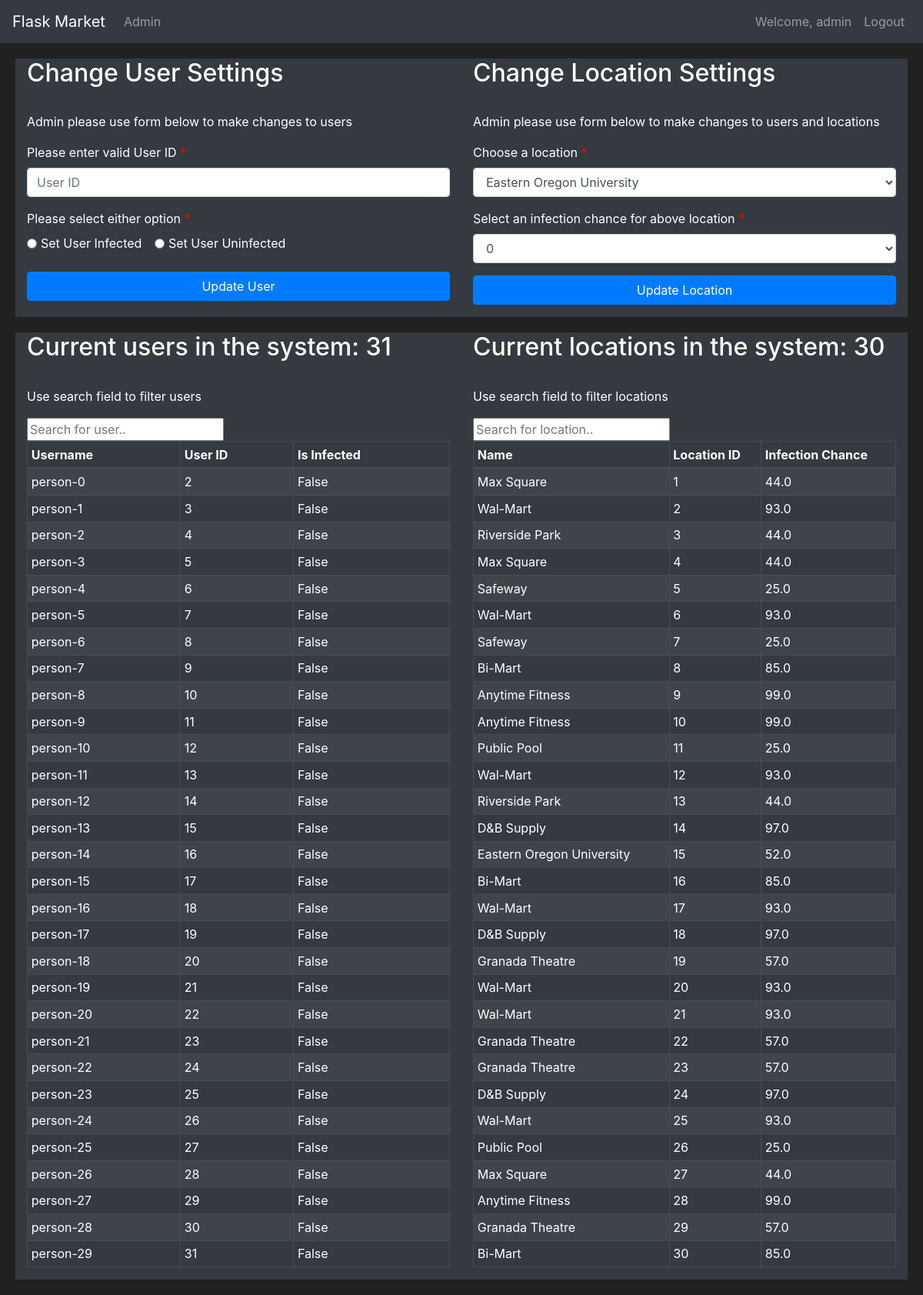
Page /admin (signed in) on the earlier database version.
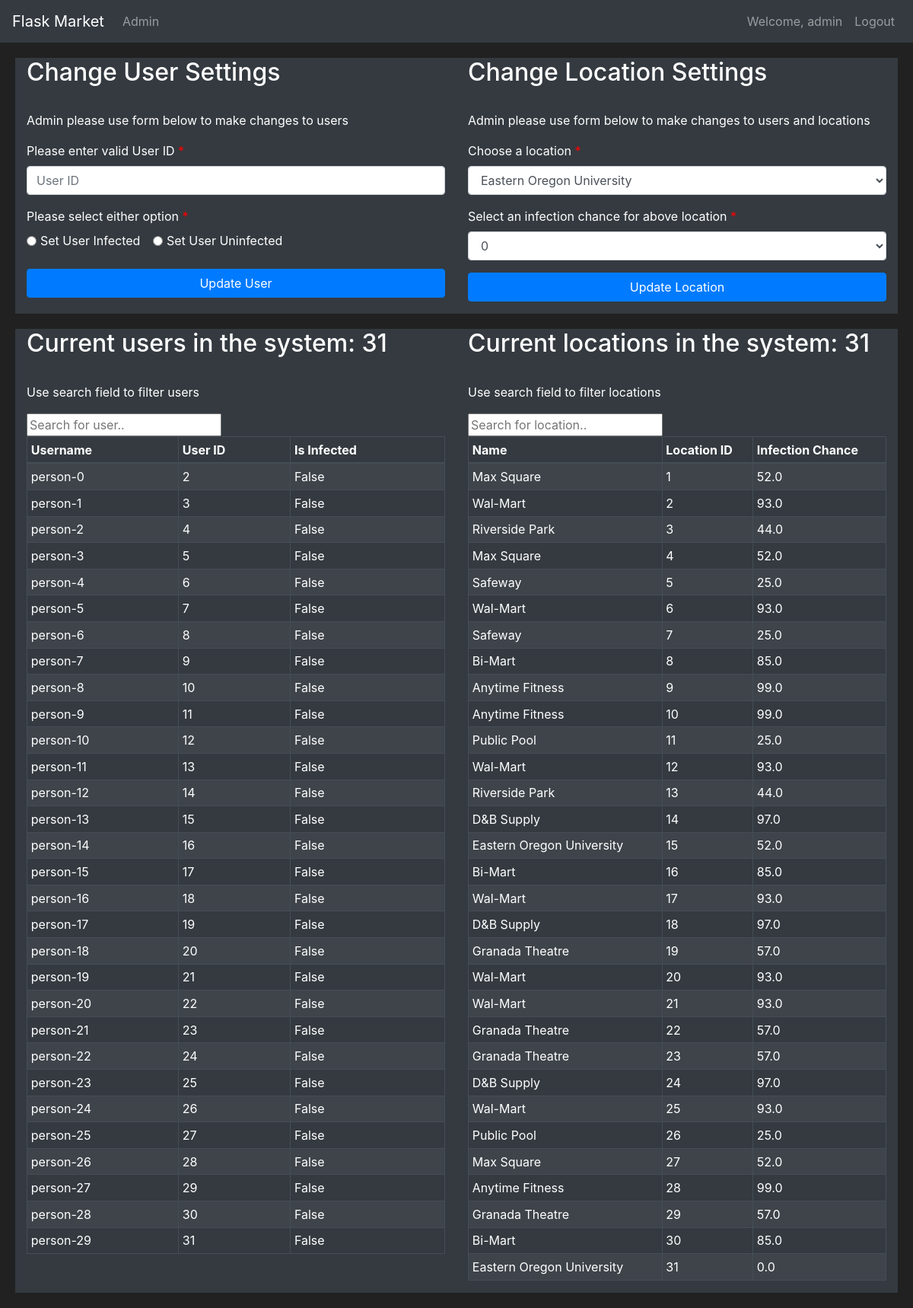
Same page on the later database version.
### tracker/models.py (models this page shows, shortened)
class User(db.Model, UserMixin):
    first = db.Column(db.String(length=30), nullable=False)
    last = db.Column(db.String(length=30), nullable=False)
    username = db.Column(db.String(length=30), nullable=False, unique=True)
    password_hash = db.Column(db.String(length=60), nullable=False)
    is_infected = db.Column(db.Boolean(), nullable=False, default=False)
    infection_chance = db.Column(db.Float(), nullable=False, default=0)
    id = db.Column(db.Integer(), primary_key=True)
    @property
    def password(self):
        return self.password

class Location(db.Model):
    id = db.Column(db.Integer(), primary_key=True)
    name = db.Column(db.String(length=30), nullable=False)
    infection = db.Column(db.Float(), nullable=False, default=0.0)
    owner = db.Column(db.Integer(), db.ForeignKey('user.id'))
    date = db.Column(db.Date(), default='2020-01-01 12:00')
    time = db.Column(db.Time(), default='00:00')

### tracker/routes.py (the view, shortened to what this page needs)
@app.route('/admin', methods=['GET', 'POST'])
@login_required
def admin_page():
    admin_form = EnterDataForm()
    if current_user.username == 'admin':
        if request.method == "GET":
            locations = Location.query.all()
            users = User.query.all()
            return render_template('admin.html', admin_form=admin_form, users=users, locations=locations)
    else:
        flash(f'The account {current_user.username} does not have adequate privileges for this page', category='danger')
        return redirect(url_for('home_page'))

### tracker/forms.py (shortened to what this page needs)
class EnterDataForm(FlaskForm):
    enter_data = SubmitField(label='Enter Data')
    update_user = SubmitField(label='Update User')
    update_location = SubmitField(label='Update Location')

### tracker/models.py (called while the page is built)
@login_manager.user_loader
def load_user(user_id):
    return User.query.get(int(user_id))

### tracker/templates/admin.html (shortened to what this page needs)
{% extends 'base.html' %}
{% block content %}
<div class="row" style="margin-top: 20px; margin-left: 20px; margin-right: 20px">
<div class="col-6 table-dark">
        <h2>Change User Settings</h2>
        <br />
        <p>Admin please use form below to make changes to users</p>
        <form method="POST">
            <label class="control-label requiredField" for="userID">
                Please enter valid User ID
                <span class="asteriskField">
                    *
                </span>
            </label>
            <div class="form-group">
                <input class="form-control" type="number" placeholder="User ID" name="userID" id="userID">
            </div>
            <label class="control-label requiredField" for="options">
                Please select either option
                <span class="asteriskField">
                </span>
            </label>
            <br>
            <div class="form-check form-check-inline">
                <input class="form-check-input" type="radio" name="options" id="inlineRadio1" value="infected">
                <label class="form-check-label" for="inlineRadio1">Set User Infected</label>
            </div>
            <div class="form-check form-check-inline">
                <input class="form-check-input" type="radio" name="options" id="inlineRadio2" value="uninfected">
                <label class="form-check-label" for="inlineRadio2">Set User Uninfected</label>
            </div>
            <br><br>
            <div class="form-group">
                <div>
                    <button class="btn btn-primary btn-block" name="submit_b" value="submit_a"> Update User </button>
                </div>
            </div>
        </form>
    </div>
    <div class="col-6 table-dark">
        <h2>Change Location Settings</h2>
        <br />
        <p>Admin please use form below to make changes to users and locations</p>
        <form method="POST">
            <label class="control-label requiredField" for="Location">
                Choose a location
                <span class="asteriskField">
                </span>
            </label>
            <div class="form-group">
                <select class="select form-control" id="Location" name="Location">
                    <option value="Eastern Oregon University"> Eastern Oregon University </option>
                </select>
            </div>
            <label class="control-label requiredField" for="locationVal">
                Select an infection chance for above location
                <span class="asteriskField">
                    *
                </span>
            </label>
            <div class="form-group">
                <select class="select form-control" id="locationVal" name="locationVal">
                    {% for i in range(101) %}
                    <option value="{{ i }}"> {{ i }} </option>
                    {% endfor %}
                </select>
            </div>
            <div class="form-group">
                <div>
                    <button class="btn btn-primary btn-block" name="submit_a" value="submit_a"> Update Location </button>
                </div>
            </div>
        </form>
    </div>
</div>
<div class="row" style="margin: 20px;">
    <div class="col-6 table-dark">
        <h2>Current users in the system: {{ users|length }}</h2>
        <br />
        <p>Use search field to filter users</p>
        <label for="userInput"></label><input type="text" id="userInput" onkeyup="searchUser()" placeholder="Search for user.." />
        <table id="userTable" class="table table-striped table-bordered table-sm table-dark">
            <thead>
                <tr>
                    <th class="th-sm">Username</th>
                    <th class="th-sm">User ID</th>
                    <th class="th-sm">Is Infected</th>
                </tr>
            </thead>
            <tbody>
                {% for user in users %}
                    {% if user.username != 'admin' %}
                        <tr>
                            <td>{{ user.username }}</td>
                            <td>{{ user.id }}</td>
                            <td>{{ user.is_infected }}</td>
                        </tr>
                    {% endif %}
                {% endfor %}
            </tbody>
        </table>
    </div>
    <div class="col-6 table-dark">
        <h2>Current locations in the system: {{ locations|length }}</h2>
        <br />
        <p>Use search field to filter locations</p>
        <label for="locationInput"></label><input type="text" id="locationInput" onkeyup="searchLocation()" placeholder="Search for location.." />
        <table id="locationTable" class="table table-striped table-bordered table-sm table-dark">
            <thead>
                <tr>
                    <th class="th-sm">Name</th>
                    <th class="th-sm">Location ID</th>
                    <th class="th-sm">Infection Chance</th>
                </tr>
            </thead>
            <tbody>
                {% for location in locations %}
                <tr>
                    <td>{{ location.name }}</td>
                    <td>{{ location.id }}</td>
                    <td>{{ location.infection }}</td>
                </tr>
                {% endfor %}
            </tbody>
        </table>
    </div>
</div>
{% endblock %}

### tracker/templates/base.html (shortened to what this page needs)
<!doctype html>
<html lang="en">
<head>
    <link rel="stylesheet" href="https://cdn.jsdelivr.net/npm/bootstrap@4.5.3/dist/css/bootstrap.min.css">
</head>
<body>
    <nav class="navbar navbar-expand-md navbar-dark bg-dark"> <a class="navbar-brand" href="#">Flask Market</a>
        <div class="collapse navbar-collapse" id="navbarNav">
            <ul class="navbar-nav mr-auto">
                {% if current_user.username == 'admin' %}
                <li class="nav-item"> <a class="nav-link" href="{{ url_for('admin_page') }}">Admin</a> </li>
                {% endif %}
            </ul>
            {% if current_user.is_authenticated %}
            <ul class="navbar-nav">
                <li class="nav-item"> <a class="nav-link">Welcome, {{ current_user.username }}</a> </li>
                <li class="nav-item"> <a class="nav-link" href="{{ url_for('logout_page') }}">Logout</a> </li>
            </ul> {% else %}
            <ul class="navbar-nav">
                <li class="nav-item"> <a class="nav-link" href="{{ url_for('login_page') }}">Login</a> </li>
                <li class="nav-item"> <a class="nav-link" href="{{ url_for('register_page') }}">Register</a> </li>
            </ul> {% endif %}
        </div>
    </nav>
    {% block content %}
    {% endblock %}
    <link rel="stylesheet" href="https://cdnjs.cloudflare.com/ajax/libs/bootstrap-datepicker/1.4.1/css/bootstrap-datepicker3.css" />
</body>
</html>

### tracker/templates/admin.html (style rules this page uses)
.asteriskField { color: red; }

### tracker/templates/base.html (style rules this page uses)
body { background-color: #212121; color: white }

Differences in the rows shown:
changed Location id 1: infection "44.0" → "52.0"
changed Location id 4: infection "44.0" → "52.0"
changed Location id 27: infection "44.0" → "52.0"
added Location: name "Eastern Oregon University", id "31", infection "0.0"
Other differences:
{{ locations|length }}: "30" → "31"
